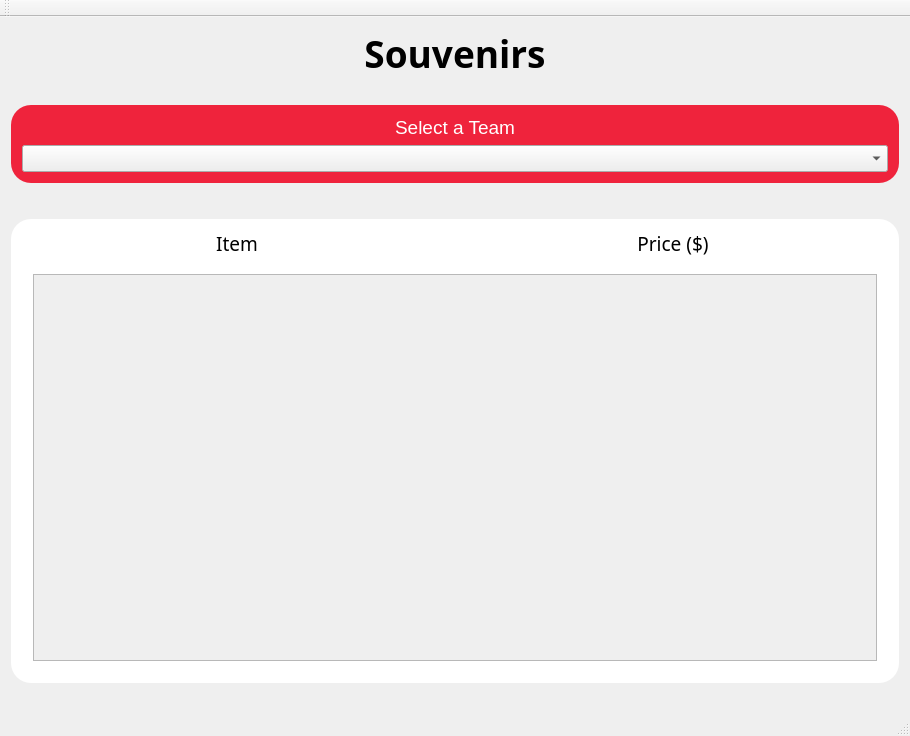
<?xml version="1.0" encoding="UTF-8"?>
<ui version="4.0">
 <class>DisplaySouvenirsClass</class>
 <widget class="QMainWindow" name="DisplaySouvenirsClass">
  <property name="geometry">
   <rect>
    <x>0</x>
    <y>0</y>
    <width>910</width>
    <height>736</height>
   </rect>
  </property>
  <property name="windowTitle">
   <string>DisplaySouvenirs</string>
  </property>
  <widget class="QWidget" name="centralWidget">
   <layout class="QGridLayout" name="gridLayout_3">
    <item row="3" column="0">
     <spacer name="verticalSpacer">
      <property name="orientation">
       <enum>Qt::Vertical</enum>
      </property>
      <property name="sizeType">
       <enum>QSizePolicy::Fixed</enum>
      </property>
      <property name="sizeHint" stdset="0">
       <size>
        <width>20</width>
        <height>30</height>
       </size>
      </property>
     </spacer>
    </item>
    <item row="1" column="0">
     <spacer name="verticalSpacer_2">
      <property name="orientation">
       <enum>Qt::Vertical</enum>
      </property>
      <property name="sizeType">
       <enum>QSizePolicy::Fixed</enum>
      </property>
      <property name="sizeHint" stdset="0">
       <size>
        <width>20</width>
        <height>20</height>
       </size>
      </property>
     </spacer>
    </item>
    <item row="0" column="0">
     <widget class="QLabel" name="souvenirTitle">
      <property name="font">
       <font>
        <family>Yu Gothic</family>
        <pointsize>28</pointsize>
        <bold>true</bold>
       </font>
      </property>
      <property name="text">
       <string>Souvenirs</string>
      </property>
      <property name="alignment">
       <set>Qt::AlignCenter</set>
      </property>
     </widget>
    </item>
    <item row="4" column="0">
     <widget class="QGroupBox" name="souvenirLayout">
      <property name="styleSheet">
       <string notr="true">QGroupBox{
	background: white;
	border-radius: 20px;
}
</string>
      </property>
      <property name="title">
       <string/>
      </property>
      <layout class="QGridLayout" name="gridLayout">
       <item row="0" column="0">
        <layout class="QHBoxLayout" name="horizontalLayout">
         <item>
          <widget class="QLabel" name="itemLabel">
           <property name="font">
            <font>
             <family>Yu Gothic Medium</family>
             <pointsize>14</pointsize>
            </font>
           </property>
           <property name="text">
            <string>Item</string>
           </property>
           <property name="alignment">
            <set>Qt::AlignCenter</set>
           </property>
          </widget>
         </item>
         <item>
          <widget class="QLabel" name="priceLabel">
           <property name="font">
            <font>
             <family>Yu Gothic Medium</family>
             <pointsize>14</pointsize>
            </font>
           </property>
           <property name="text">
            <string>Price ($)</string>
           </property>
           <property name="alignment">
            <set>Qt::AlignCenter</set>
           </property>
          </widget>
         </item>
        </layout>
       </item>
       <item row="1" column="0">
        <widget class="QGroupBox" name="groupBox">
         <property name="title">
          <string/>
         </property>
         <layout class="QVBoxLayout" name="verticalLayout">
          <item>
           <widget class="QScrollArea" name="scrollArea">
            <property name="widgetResizable">
             <bool>true</bool>
            </property>
            <widget class="QWidget" name="scrollAreaWidgetContents">
             <property name="geometry">
              <rect>
               <x>0</x>
               <y>0</y>
               <width>854</width>
               <height>366</height>
              </rect>
             </property>
             <layout class="QVBoxLayout" name="verticalLayout_3">
              <item>
               <layout class="QVBoxLayout" name="verticalLayout_2"/>
              </item>
             </layout>
            </widget>
           </widget>
          </item>
         </layout>
        </widget>
       </item>
      </layout>
     </widget>
    </item>
    <item row="2" column="0">
     <widget class="QGroupBox" name="team_select_box_2">
      <property name="styleSheet">
       <string notr="true">QGroupBox{
	background: #EF233C;;
	border-radius: 20px;
}
</string>
      </property>
      <property name="title">
       <string/>
      </property>
      <layout class="QGridLayout" name="gridLayout_2">
       <item row="2" column="0">
        <widget class="QComboBox" name="teamSelect">
         <property name="font">
          <font>
           <family>Yu Gothic UI</family>
           <pointsize>12</pointsize>
          </font>
         </property>
        </widget>
       </item>
       <item row="1" column="0">
        <widget class="QLabel" name="selectATeam">
         <property name="font">
          <font>
           <family>Yu Gothic UI</family>
           <pointsize>14</pointsize>
          </font>
         </property>
         <property name="styleSheet">
          <string notr="true">color: white;</string>
         </property>
         <property name="text">
          <string>Select a Team</string>
         </property>
         <property name="alignment">
          <set>Qt::AlignCenter</set>
         </property>
        </widget>
       </item>
      </layout>
     </widget>
    </item>
    <item row="5" column="0">
     <spacer name="verticalSpacer_3">
      <property name="orientation">
       <enum>Qt::Vertical</enum>
      </property>
      <property name="sizeType">
       <enum>QSizePolicy::Fixed</enum>
      </property>
      <property name="sizeHint" stdset="0">
       <size>
        <width>20</width>
        <height>20</height>
       </size>
      </property>
     </spacer>
    </item>
   </layout>
  </widget>
  <widget class="QMenuBar" name="menuBar">
   <property name="geometry">
    <rect>
     <x>0</x>
     <y>0</y>
     <width>910</width>
     <height>22</height>
    </rect>
   </property>
  </widget>
  <widget class="QToolBar" name="mainToolBar">
   <attribute name="toolBarArea">
    <enum>TopToolBarArea</enum>
   </attribute>
   <attribute name="toolBarBreak">
    <bool>false</bool>
   </attribute>
  </widget>
  <widget class="QStatusBar" name="statusBar"/>
 </widget>
 <layoutdefault spacing="6" margin="11"/>
 <resources/>
 <connections/>
</ui>
